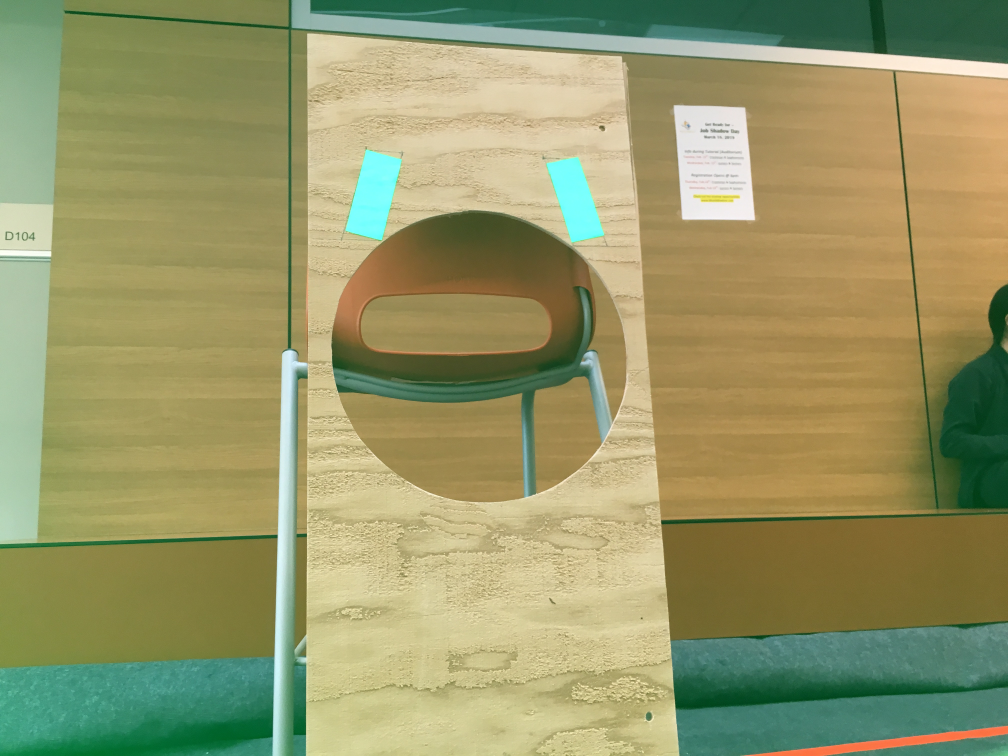
#> input picture test/left.JPG, 4032 x 3024 px, found by its file name (shown at 1/4 size)
$ python pnpSolveTape.py   (older library calls are emulated)
#> lines starting #> are read from the running program, lines starting #| are printed output that depends on the picture; after the words box and inside, x2 and y2 are one past the last pixel; in counts of white or black regions, pixels touching at a corner belong together; long printed decimals are rounded
import numpy as np
import cv2 as cv
import glob

scaleFactor = .25
criteria = (cv.TERM_CRITERIA_EPS + cv.TERM_CRITERIA_MAX_ITER, 30, 0.001)

# Load previously saved data with np.load('B.npz') as X:
with np.load('B.npz') as X:
#> (reads B.npz from the repository)
    mtx, dist, _, _ = [X[i] for i in ('mtx','dist','rvecs','tvecs')]


def draw(img, corners, imgpts):
    imgpts = np.int32(imgpts).reshape(-1,2)
    # draw ground floor in green
    img = cv.drawContours(img, [imgpts[:4]],-1,(0,255,0),-3)
    # draw pillars in blue color
    for i,j in zip(range(4),range(4,8)):
        img = cv.line(img, tuple(imgpts[i]), tuple(imgpts[j]),(255),2)
    # draw top layer in red color
    img = cv.drawContours(img, [imgpts[4:]],-1,(0,0,255),2)
    return img

def detectCorners(img):

    hsv = cv.cvtColor(img, cv.COLOR_BGR2HSV)

    # define range of blue color in HSV
    lower_blue = np.array([70,62,240])
    upper_blue = np.array([94,200,255])

    # Threshold the HSV image to get only blue colors
    mask = cv.inRange(hsv, lower_blue, upper_blue)

    im2,contours,h = cv.findContours(mask, cv.RETR_LIST, cv.CHAIN_APPROX_SIMPLE)

    pntSet = []

    for cnt in contours:
        epsilon = 0.1*cv.arcLength(cnt,True)
        approx = cv.approxPolyDP(cnt,epsilon,True)
        if len(approx) != 4:
            continue

        x,y,w,h = cv.boundingRect(cnt)
        if w < 10 or h < 10:
            continue

        # print(approx)
        M = cv.moments(cnt)

        for pnt in approx:
            pntSet.append(tuple(pnt[0]))
            cv.circle(img, tuple(pnt[0]), 0, (0, 255, 255), thickness=5)
        # break
    print(pntSet)
    return np.float32(pntSet)
        #     cv.circle(img, , 1, (0, 255, 255), thickness=14)
        # cv.drawContours(img,[cnt],0,(0,0,255),-1)

def key(val):
    return val[0]

tx = 10
ty = 10

# criteria = (cv.TERM_CRITERIA_EPS + cv.TERM_CRITERIA_MAX_ITER, 30, 0.001)
# objp = np.float32([(-5.936, -.501, 0),(-4, 0, 0),(-5.377, 5.325, 0),(-7.313, 4.824, 0),
#         (5.936, -.501, 0),(4, 0, 0),(5.377, 5.325, 0),(7.313, 4.824, 0)])
objp = np.float32([(-5.936, -.501, 0),(-4, 0, 0),(-5.377, 5.325, 0),(-7.313, 4.824, 0),
        (5.936, -.501, 0),(4, 0, 0),(5.377, 5.325, 0),(7.313, 4.824, 0)])
# objp = np.float32([(0 + tx, 0, 0),(0 + tx, 5.5, 0),(2 + tx, 0, 0),(2 + tx, 5.5, 0)])

# axis = np.float32([[0,0,0], [5,0,0], [0,5,0], [0,0,-5]]).reshape(-1,3)
axis = np.float32([[0,0,0], [0,3,0], [3,3,0], [3,0,0],
                   [0,0,-3],[0,3,-3],[3,3,-3],[3,0,-3] ])

# cam = cv2.VideoCapture(0)


img = cv.imread('test/left.jpg')
#> img is the input picture: shape (3024, 4032, 3); mean B, G, R 104.5, 151.2, 151
img = cv.resize(img, (0,0), fx=scaleFactor, fy=scaleFactor)
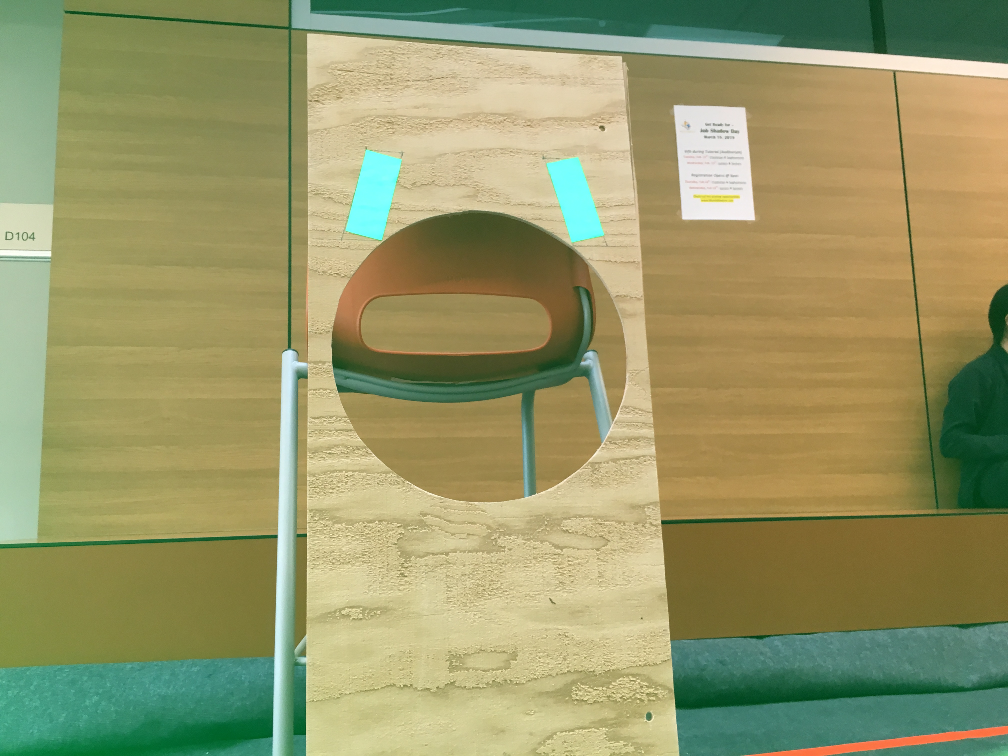
#> img: shape (756, 1008, 3); mean B, G, R 104.6, 151.3, 151.1


corners = detectCorners(img)
#> in detectCorners, `hsv = cv.cvtColor(img, cv.COLOR_BGR2HSV)`: hsv: shape (756, 1008, 3); mean H, S, V 35.1, 109.1, 163.5
#> in detectCorners, `mask = cv.inRange(hsv, lower_blue, upper_blue)`:
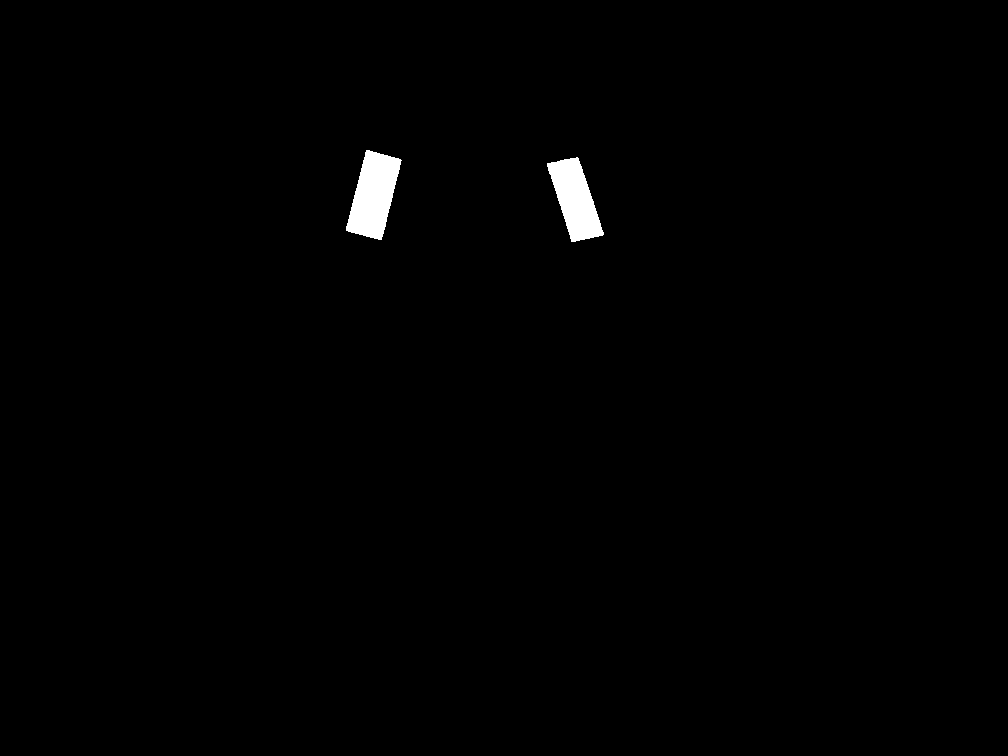
#> mask: shape (756, 1008); 0.77% white; 2 white regions
#> in detectCorners, `im2,contours,h = cv.findContours(mask, cv.RETR_LIST, cv.CHAIN_APPROX_S..`: contours = 2 contours; box (x1, y1, x2, y2) and area: (346, 150, 402, 240) 3012, (547, 157, 604, 242) 2606; h = [[1, -1, -1, -1], [-1, 0, -1, -1]]
#> the loop in detectCorners, `for cnt in contours:` made 2 passes
#> (epsilon, approx, x, y, w, h) on passes 1 to 2: (24.31, [[577, 157], [547, 163], [571, 241], [603, 234]], 547, 157, 57, 85), (25.34, [[366, 150], [346, 230], [381, 239], [401, 160]], 346, 150, 56, 90)
#> after the loop in detectCorners, `for cnt in contours:`: img: shape (756, 1008, 3); 0.03% of pixels changed, all inside (x1, y1, x2, y2) = (343, 147, 607, 245)
#> after the loop in detectCorners, `for cnt in contours:`: pntSet = [(577, 157), (547, 163), (571, 241), (603, 234), (366, 150), (346, 230), (381, 239), (401, 160)]
#| [(577, 157), (547, 163), (571, 241), (603, 234), (366, 150), (346, 230), (381, 239), (401, 160)]
#> corners = [[577, 157], [547, 163], [571, 241], [603, 234], [366, 150], [346, 230], [381, 239], [401, 160]]

corners = np.float32(sorted(corners, key=lambda x: x[0]))
#> corners = [[346, 230], [366, 150], [381, 239], [401, 160], [547, 163], [571, 241], [577, 157], [603, 234]]
objp = np.float32(sorted(objp, key=lambda x: x[0]))

print('\n')
print(objp)
print(corners)
#| [[346. 230.]
#|  [366. 150.]
#|  [381. 239.]
#|  [401. 160.]
#|  [547. 163.]
#|  [571. 241.]
#|  [577. 157.]
#|  [603. 234.]]
print('\n')

ret, rvecs, tvecs = cv.solvePnP(objp, corners, mtx, dist)
#> ret = True; rvecs = [-0.244, 2.5, 0.224]; tvecs = [101.6, 18.26, 75.31]

print('R: %s' % rvecs)
#| R: [[-0.2442]
#|  [ 2.495]
#|  [ 0.2242]]
print('T: %s' % tvecs)
#| T: [[101.566]
#|  [ 18.257]
#|  [ 75.308]]
print('obj: %s' % objp)

# project 3D points to image plane
imgpts, jac = cv.projectPoints(axis, rvecs, tvecs, mtx, dist)
#> imgpts = [[339.5, 177.6], [339, 183.4], [339, 183.6], [339.5, 177.8], [337.9, 175.7], [336.9, 181.3], [336.8, 181.6], [337.8, 175.8]]
imgpts, jac = cv.projectPoints(axis, rvecs, tvecs, mtx, dist)

print(imgpts)
#| [[[339.500 177.645]]
#|  [[339.0449  183.360]]
#|  [[339.018   183.627]]
#|  [[339.486 177.773]]
#|  [[337.8838  175.682]]
#|  [[336.9435  181.336]]
#|  [[336.842 181.551]]
#|  [[337.815 175.761]]]
print('')
for val in mtx:
    for v in val:
        print('(float) %s, ' % v)

corner = tuple(imgpts[0].ravel())
#> corner = (339.5, 177.6)
img = draw(img,corner,imgpts)
#> in draw, `imgpts = np.int32(imgpts).reshape(-1,2)`: imgpts = [[339, 177], [339, 183], [339, 183], [339, 177], [337, 175], [336, 181], [336, 181], [337, 175]]
#> in draw, `img = cv.drawContours(img, [imgpts[:4]],-1,(0,255,0),-3)`: img: shape (756, 1008, 3); mean B, G, R 104.6, 151.3, 151.2
#> in draw, `img = cv.drawContours(img, [imgpts[4:]],-1,(0,0,255),2)`: img: shape (756, 1008, 3); mean B, G, R 104.6, 151.3, 151.2
cv.imshow('img',img)
k = cv.waitKey(-1) & 0xFF
#> (key Esc is pressed here)
if k == ord('s'):
    cv.imwrite(fname[:6]+'.png', img)
cv.destroyAllWindows()
